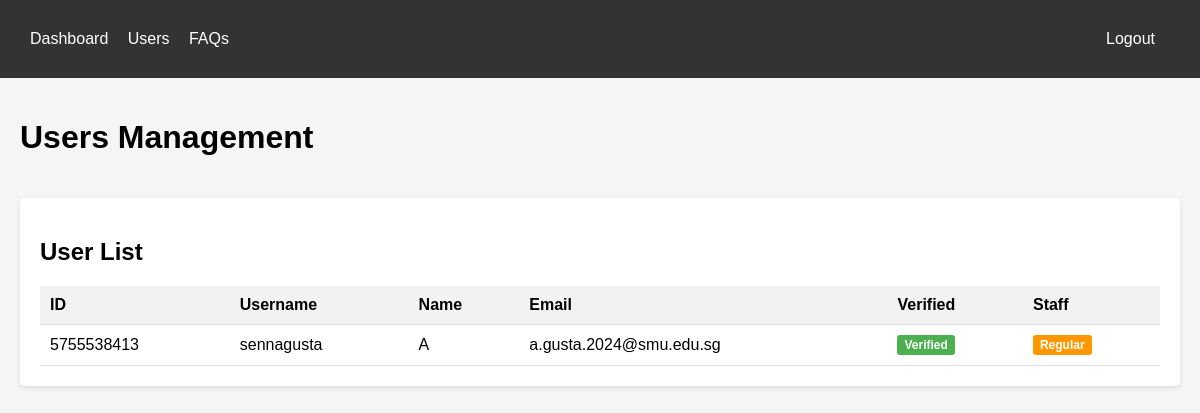
/users (signed in), run on an earlier commit of the app's database.
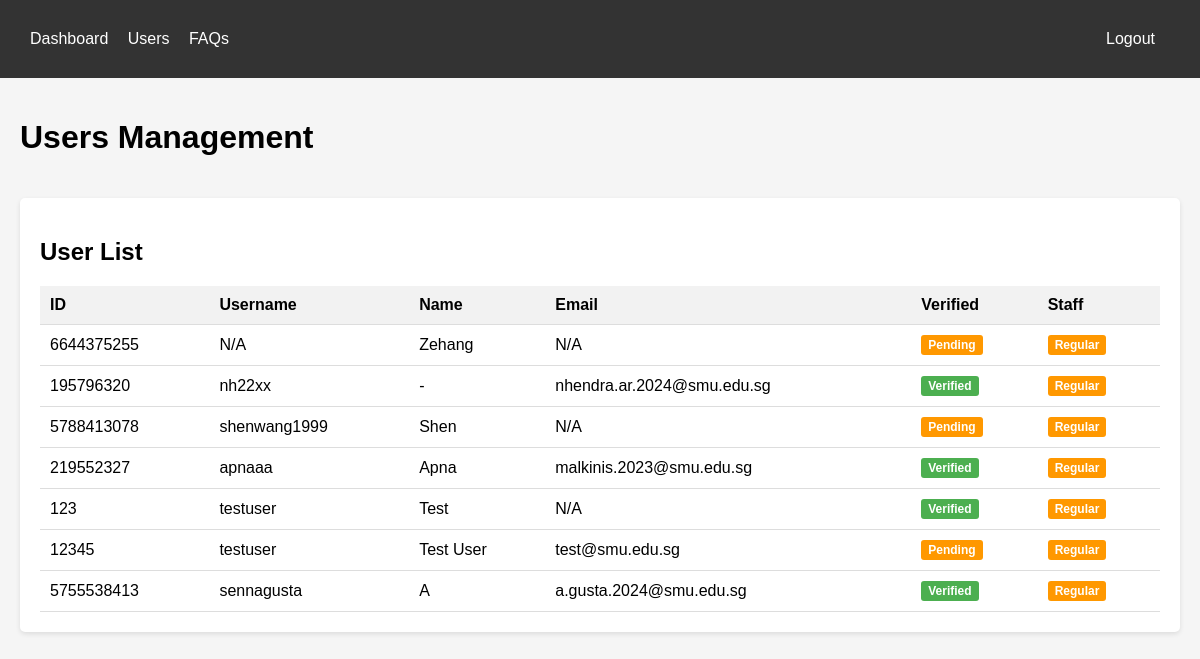
And on a later commit of the database.
### tables this page shows
CREATE TABLE users (
        user_id TEXT PRIMARY KEY,
        username TEXT,
        first_name TEXT,
        email TEXT,
        is_verified INTEGER DEFAULT 0,
        is_staff INTEGER DEFAULT 0,
        verification_code TEXT,
        code_expires_at TIMESTAMP,
        created_at TIMESTAMP DEFAULT CURRENT_TIMESTAMP
    );

### dashboard/app.py (the view)
@app.route('/users')
def users():
    if 'logged_in' not in session:
        return redirect(url_for('login'))
    with DatabaseConnection() as conn:
        cursor = conn.cursor()
        cursor.execute('''
        SELECT user_id, username, first_name, email, is_verified, is_staff
        FROM users
        ORDER BY created_at DESC
        ''')
        users = cursor.fetchall()
    return render_template('users.html', users=users)

### db/connection.py (called while the page is built)
def get_connection():
    conn = sqlite3.connect(DATABASE_PATH)
    conn.row_factory = sqlite3.Row  # This lets us access columns by name
    return conn

    def __enter__(self):
        self.conn = get_connection()
        return self.conn

    def __exit__(self, exc_type, exc_val, exc_tb):
        if self.conn:
            if exc_type is None:
                self.conn.commit()
            else:
                self.conn.rollback()
            self.conn.close()

### dashboard/templates/users.html (shortened to what this page needs)
<!DOCTYPE html>
<html>
<head>
</head>
<body>
    <div class="navbar">
        <div class="container">
            <a href="/dashboard">Dashboard</a>
            <a href="/users">Users</a>
            <a href="/faqs">FAQs</a>
            <a href="/logout" style="float:right">Logout</a>
        </div>
    </div>
    <div class="container">
        <div class="header">
            <h1>Users Management</h1>
        </div>
        <div class="card">
            <h2>User List</h2>
            <table>
                <thead>
                    <tr>
                        <th>ID</th>
                        <th>Username</th>
                        <th>Name</th>
                        <th>Email</th>
                        <th>Verified</th>
                        <th>Staff</th>
                    </tr>
                </thead>
                <tbody>
                    {% for user in users %}
                    <tr>
                        <td>{{ user.user_id }}</td>
                        <td>{{ user.username or 'N/A' }}</td>
                        <td>{{ user.first_name or 'N/A' }}</td>
                        <td>{{ user.email or 'N/A' }}</td>
                        <td>
                            {% if user.is_verified %}
                            <span class="badge badge-success">Verified</span>
                            {% else %}
                            <span class="badge badge-warning">Pending</span>
                            {% endif %}
                        </td>
                        <td>
                            {% if user.is_staff %}
                            <span class="badge badge-success">Staff</span>
                            {% else %}
                            <span class="badge badge-warning">Regular</span>
                            {% endif %}
                        </td>
                    </tr>
                    {% endfor %}
                </tbody>
            </table>
        </div>
    </div>
</body>
</html>

What changed in the data, as far as the page shows it:
added users: user_id "6644375255", username "N/A", first_name "Zehang", email "N/A", is_verified "Pending", is_staff "Regular"
added users: user_id "195796320", username "nh22xx", first_name "-", email "nhendra.ar.2024@smu.edu.sg", is_verified "Verified", is_staff "Regular"
added users: user_id "5788413078", username "shenwang1999", first_name "Shen", email "N/A", is_verified "Pending", is_staff "Regular"
added users: user_id "219552327", username "apnaaa", first_name "Apna", email "malkinis.2023@smu.edu.sg", is_verified "Verified", is_staff "Regular"
added users: user_id "123", username "testuser", first_name "Test", email "N/A", is_verified "Verified", is_staff "Regular"
added users: user_id "12345", username "testuser", first_name "Test User", email "test@smu.edu.sg", is_verified "Pending", is_staff "Regular"
